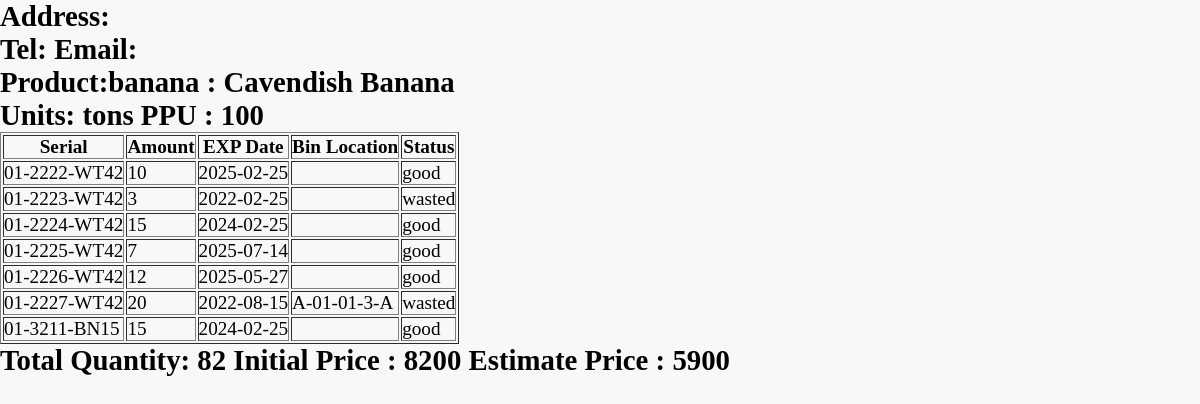
Page /aar1.php on the committed database.
### tables this page shows
CREATE TABLE `products` (
  `ProductID` varchar(10) NOT NULL DEFAULT 'NOT NULL',
  `ProductName` varchar(20) NOT NULL DEFAULT 'NOT NULL',
  `Description` varchar(500) NOT NULL DEFAULT 'NOT NULL',
  `Price` int(10) NOT NULL,
  `Category` varchar(50) NOT NULL DEFAULT 'NOT NULL',
  `Unit` varchar(20) NOT NULL DEFAULT 'NOT NULL'
);

CREATE TABLE `indvprod` (
  `ProductID` varchar(10) NOT NULL DEFAULT 'NOT NULL',
  `SerialNum` varchar(20) NOT NULL DEFAULT 'NOT NULL',
  `Quantity` int(10) NOT NULL,
  `EXPDate` date NOT NULL
);

CREATE TABLE `storage` (
  `SerialNum` varchar(20) NOT NULL DEFAULT 'NOT NULL',
  `BinID` varchar(20) NOT NULL DEFAULT 'NOT NULL'
);

### aar1.php (the view, shortened to what this page needs)
<?php
    include('server.php');
    $wh = "wh1";
    $pid = $_POST['pid'];
    $sql = "SELECT * FROM warehouse WHERE WarehouseID LIKE '%$wh%'";
    $result = mysqli_query($conn2,$sql);
    $wh_row = mysqli_fetch_row($result);
    $sql2 = "SELECT * FROM products WHERE productid LIKE '%$pid%'";
    $result2 = mysqli_query($conn2,$sql2);
    $p_row = mysqli_fetch_row($result2);
    $sql3 = "SELECT * FROM indvprod WHERE productid LIKE '%$pid%'";
    $result3 = mysqli_query($conn2,$sql3);
    $today = time();
    $i = 0;
    $count = mysqli_num_rows($result3);
    $j = 0;
?>
<!DOCTYPE html>
<html lang = "en">
    <head>
    <link rel="stylesheet" href="style.css">
    </head>
    <body>
    <h2>Address:<?php echo $wh_row[2] ?></h2>
    <h2>Tel:<?php echo $wh_row[3] ?>        Email:<?php echo $wh_row[4] ?></h2>
    <h2>Product:<?php echo $p_row[1]." : ".$p_row[2] ?></h2>
    <h2>Units: <?php echo $p_row[5]."  PPU : ".$p_row[3] ?> </h2>
    <table border = "1">
            <thead>
                <tr>
                    <th>Serial</th>
                    <th>Amount</th>
                    <th>EXP Date</th>
                    <th>Bin Location</th>
                    <th>Status</th>
                </tr>
            </thead>
            <tbody>
                <?php while($row=mysqli_fetch_row($result3)){?>
                <tr>
                    <td><?php echo $row[1]; ?></td>
                    <td><?php echo $row[2]; ?></td>
                    <td><?php print_r($row[3]); ?></td>
                    <?php $sql4 = "SELECT binid FROM storage WHERE serialnum LIKE '%$row[1]%'";
                        $result4 = mysqli_query($conn2,$sql4);
                        $bid = mysqli_fetch_row($result4);
                         ?>
                    <td><?php echo $bid[0];?></td>
                    <td><?php
                    $expday = strtotime($row[3]);
                    $day_diff = $expday - $today;
                    $dl = floor($day_diff/(60*60*24));
                    if($dl<0){
                        echo "wasted";
                        $price[$i++]=0;
                    }
                    else if($dl< 90){
                        echo "danger";
                        $price[$i++]=$p_row[3]*$row[2]*0.7;
                    }
                    else if($dl<365){
                        echo "fine";
                        $price[$i++]=$p_row[3]*$row[2]*0.9;
                    }
                    else{
                        echo "good";
                        $price[$i++]=$p_row[3]*$row[2];
                    }
                    ?></td>
                </tr>
                <?php } ?>
            </tbody>
        </table>
        <h2>Total Quantity:
            <?php
            $sql4 = "SELECT SUM(Quantity) FROM indvprod WHERE productid LIKE '%$pid%'";
            $result4 = mysqli_query($conn2,$sql4);
            $sum = mysqli_fetch_row($result4);
            echo $sum[0];
            echo "  Initial Price : ".$sum[0]*$p_row[3];
            for($i=0;$i<$count;$i++)
            {
                $j=$j+$price[$i];
            }
            echo " Estimate Price : ";
            echo $j;
        ?></h2>
    </body>
</html>

### style.css (style rules this page uses)
* { margin: 0; padding: 0; }
body { font-size: 120%; background: #f8f8f8; }

### rows in the picture
products: ProductName "banana", Description "Cavendish Banana", Unit "tons", Price "100"
indvprod: SerialNum "01-2222-WT42", Quantity "10", value "2025-02-25", EXPDate "good"
indvprod: SerialNum "01-2223-WT42", Quantity "3", value "2022-02-25", EXPDate "wasted"
indvprod: SerialNum "01-2224-WT42", Quantity "15", value "2024-02-25", EXPDate "good"
indvprod: SerialNum "01-2225-WT42", Quantity "7", value "2025-07-14", EXPDate "good"
indvprod: SerialNum "01-2226-WT42", Quantity "12", value "2025-05-27", EXPDate "good"
indvprod: SerialNum "01-2227-WT42", Quantity "20", value "2022-08-15", storage.BinID "A-01-01-3-A", EXPDate "wasted"
indvprod: SerialNum "01-3211-BN15", Quantity "15", value "2024-02-25", EXPDate "good"

### other values in the picture
$sum[0] "82"
$sum[0]*$p_row[3] "8200"
$j "5900"
